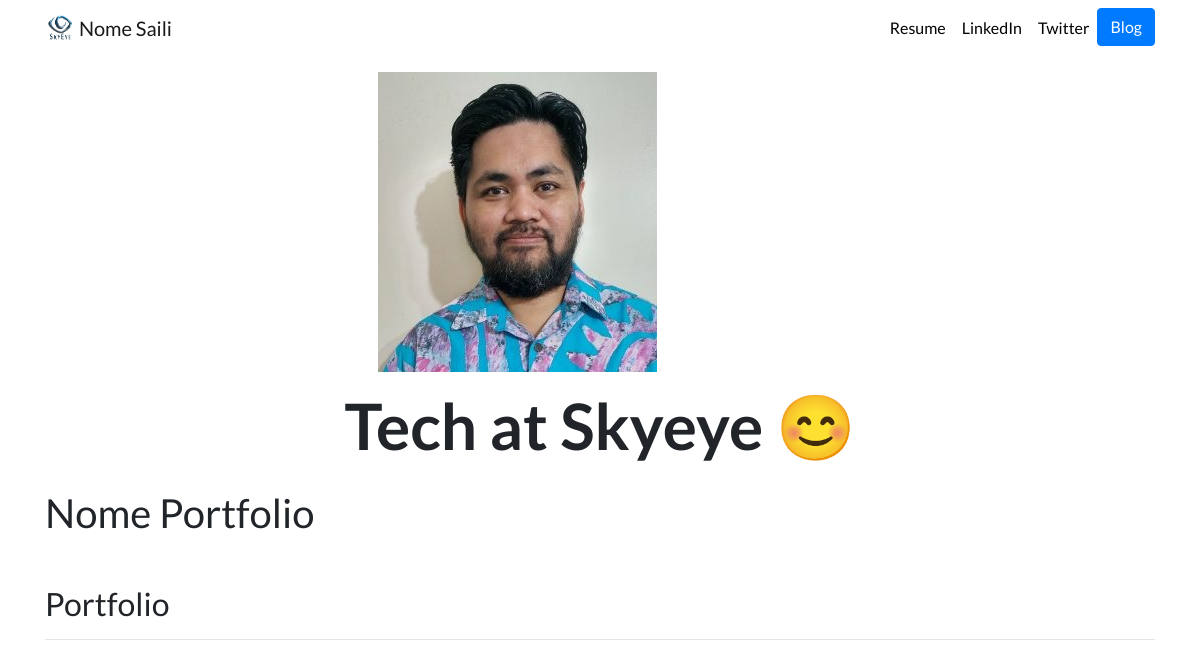
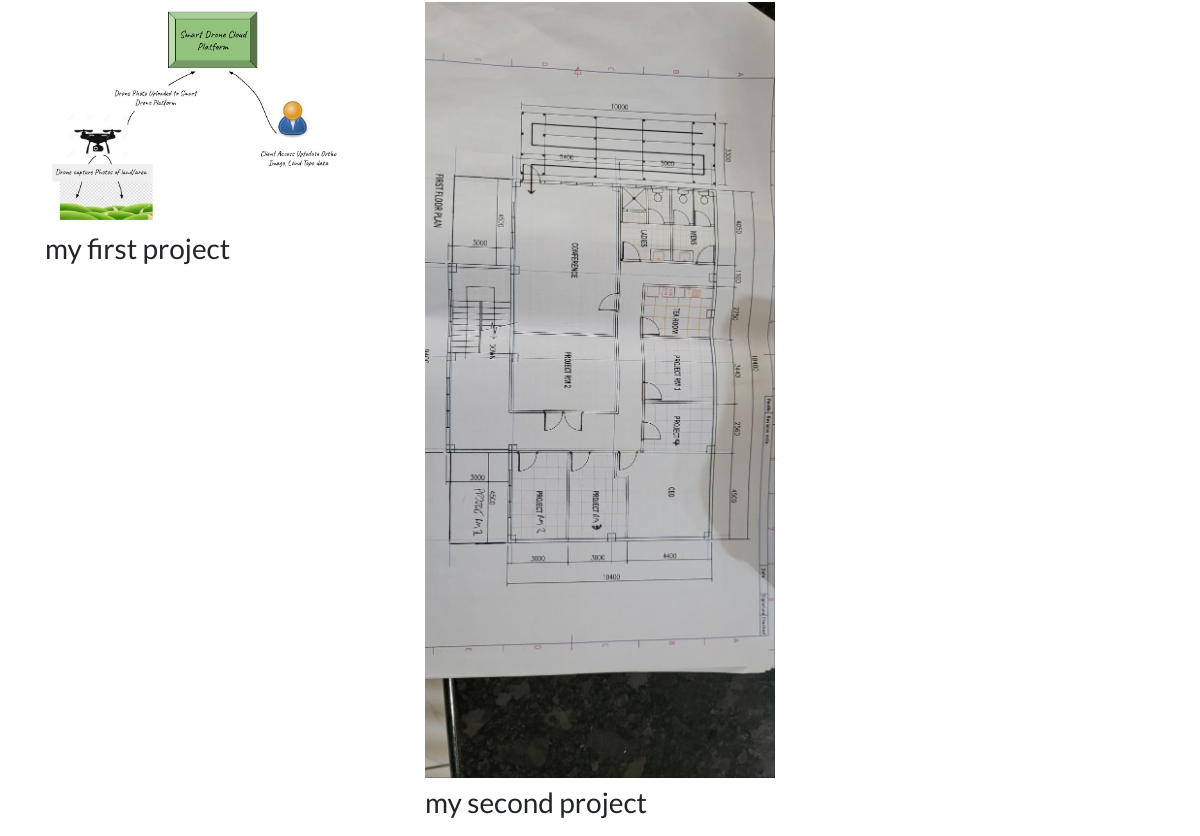
Before: / with the older database file (2 pictures, top to bottom).
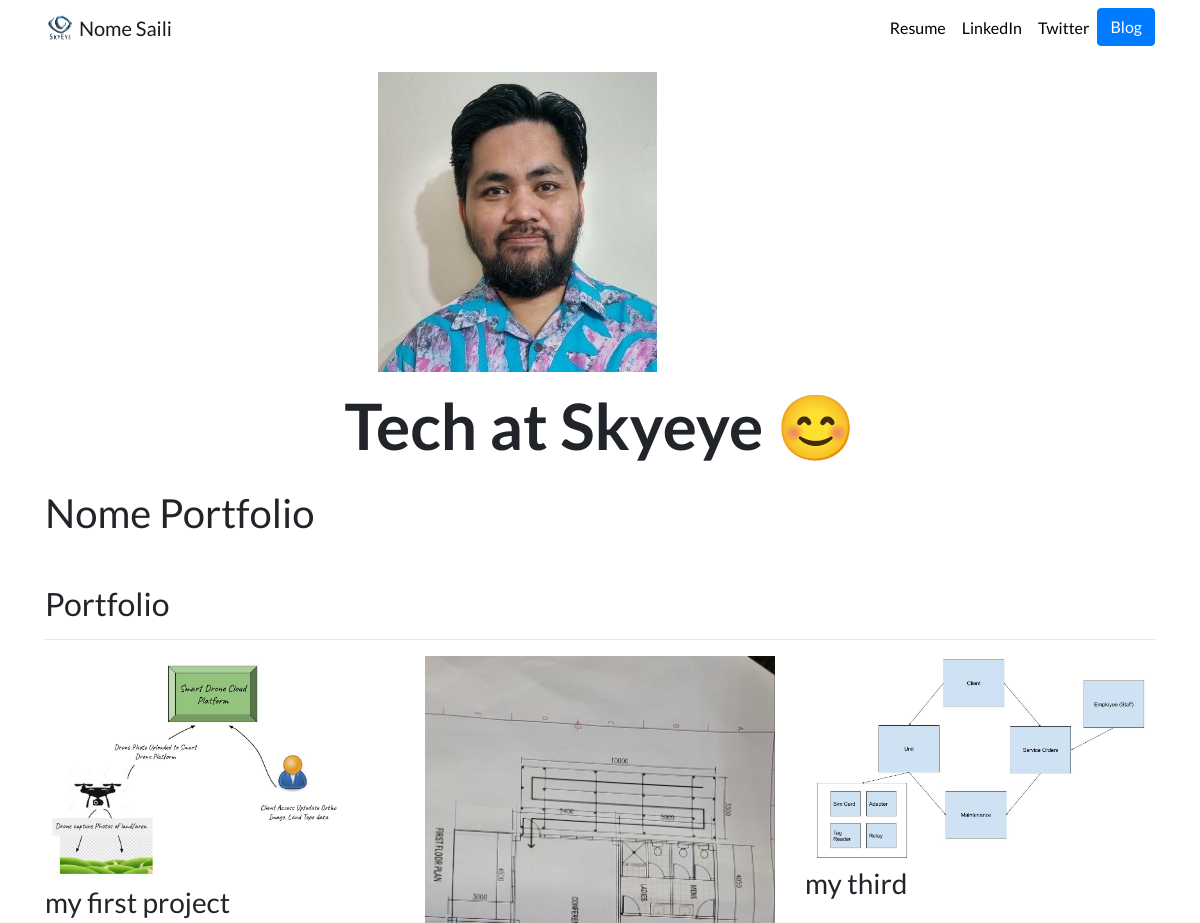
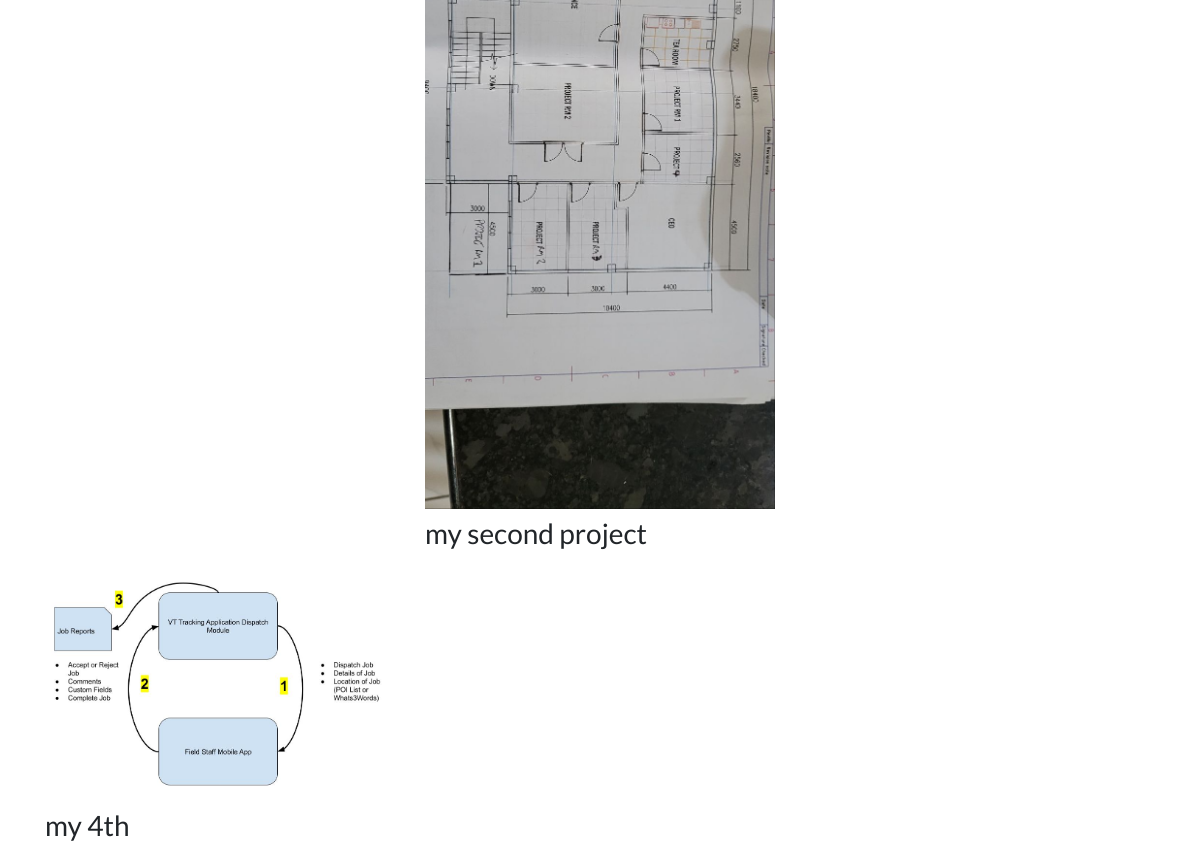
After: the same page with the newer database file (2 pictures, top to bottom).
### portfolio/models.py (models this page shows, shortened)
class Project (models.Model):
    title = models.CharField(max_length=100)
    describtion = models.CharField(max_length=300)
    image = models.ImageField(upload_to='portfolio/images/')
    url = models.URLField(blank=True)

### portfolio/views.py (the view)
# urls.py: 2. Add a URL to urlpatterns:  path('', views.home, name='home')
def home(request):
    projects = Project.objects.all() #instantiate project data into variable projects
    return render(request,'portfolio/home.html', {'projects':projects})

### portfolio/templates/portfolio/home.html (shortened to what this page needs)
{% extends 'portfolio/base.html' %}
{% load static %}
{% block content %}
<div class="row justify-content-center my-3">
    <div class="col-5">
      <img src="{% static 'portfolio/NS_Passport_Photo.jpg' %}" class="img-fluid">
    </div>
  </div>
  <div class="row justify-content-center mb-3">
    <div class="col-md-9 text-center">
      <h1 id="hometext" class="font-weight-bold">Tech at Skyeye 😊</h1>
    </div>
  </div>
<h1> Nome Portfolio</h1>
<h2 class="mt-5">Portfolio</h2>
<hr>
<div class="row">
  {% for project in projects %}
  <div class="col-lg-4 col-md-6">
    {% if project.url %}
    <a href="{{ project.url }}">
      <img src="{{ project.image.url }}" class="img-fluid mb-2">
    </a>
    {% else %}
    <img src="{{ project.image.url }}" class="img-fluid mb-2">
    {% endif %}
    <h3>{{ project.title }}</h3>
  </div>
  {% endfor %}
</div>
{% endblock %}

### portfolio/templates/portfolio/base.html (shortened to what this page needs)
{% load static %}
<!doctype html>
<html lang="en">
  <head>
    <link rel="stylesheet" href="https://cdn.jsdelivr.net/npm/bootstrap@4.6.2/dist/css/bootstrap.min.css">
    <link rel="stylesheet" href="https://stackpath.bootstrapcdn.com/bootstrap/4.4.1/css/bootstrap.min.css">
  <link rel="stylesheet" href="{% static "portfolio/custom.css" %}">
  </head>
  <body>
    <nav id="topNav" class="navbar navbar-expand-md navbar-light">
        <div class="container">
          <a class="navbar-brand" href="{% url 'home' %}">
            <img src="{% static "portfolio/Logo.png" %}" width="30" height="30" class="d-inline-block align-top" alt="Nick's Logo">
            <span>Nome Saili</span>
          </a>
          <div class="collapse navbar-collapse text-center" id="navbarNav">
            <ul class="navbar-nav ml-auto">
              <li class="nav-item">
                <a class="nav-link" href="{% static "portfolio/resume.pdf" %}">Resume</a>
              </li>
              <li class="nav-item">
                <a class="nav-link" href="https://www.linkedin.com/in/nick-walter/" target="_blank">LinkedIn</a>
              </li>
              <li class="nav-item">
                <a class="nav-link" href="https://twitter.com/ZappyCode" target="_blank">Twitter</a>
              </li>
              <li>
                <a role="button" href="{% url 'blog:all_blogs' %}" class="btn btn-primary">Blog</a>
              </li>
            </ul>
          </div>
        </div>
      </nav>
      <div class="container">
      {% block content %}{% endblock %}
  </body>
</html>

### portfolio/static/portfolio/custom.css (style rules this page uses)
.navbar-nav .nav-link { color: rgba(0,0,0,1) !important; }
body { font-family: 'Lato', sans-serif; }
@media (min-width: 992px) { #hometext { font-size: 4rem; } }

Changed rows visible on the page:
added Project: image (picture), title "my third"
added Project: image (picture), title "my 4th"
